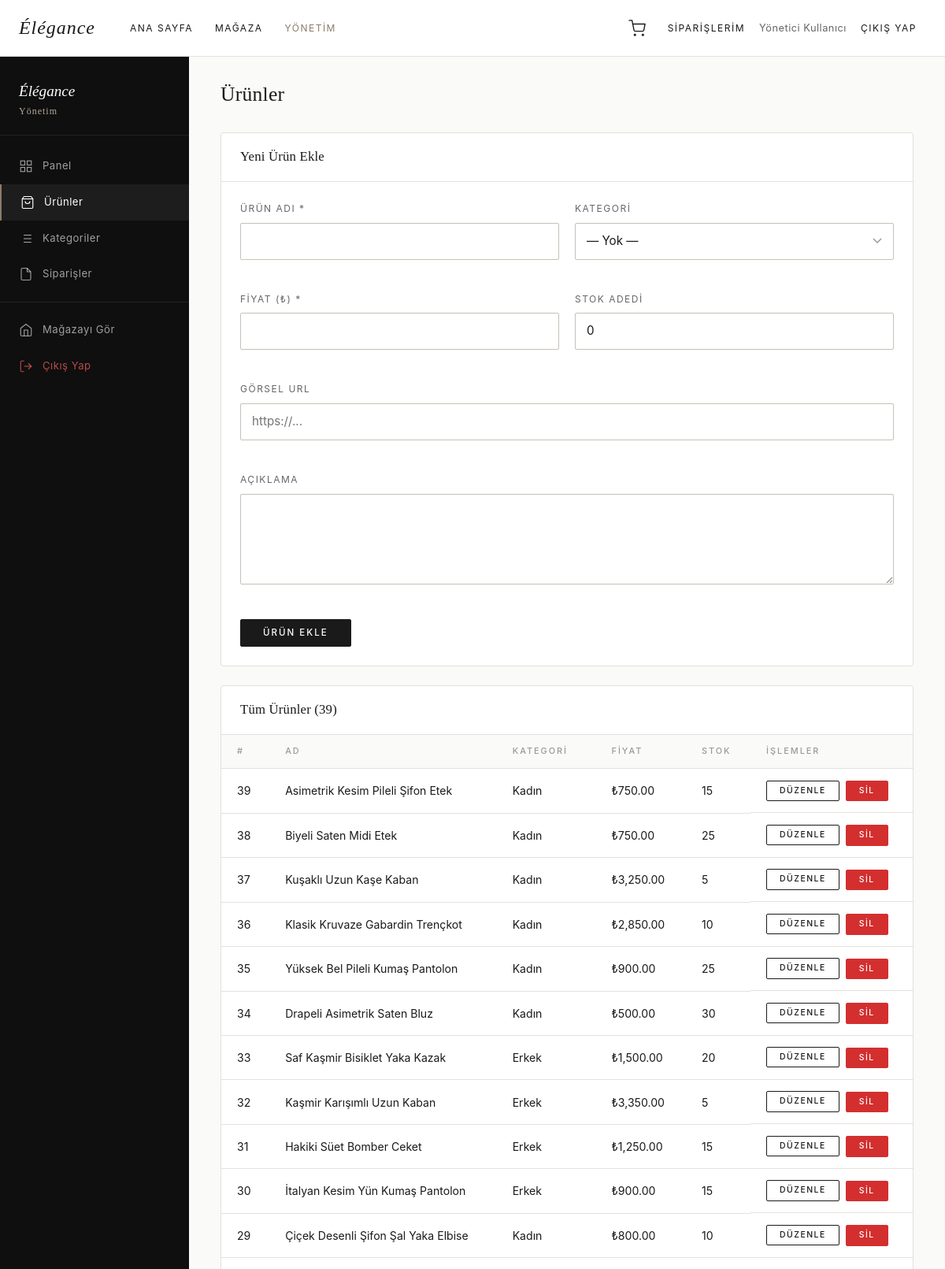
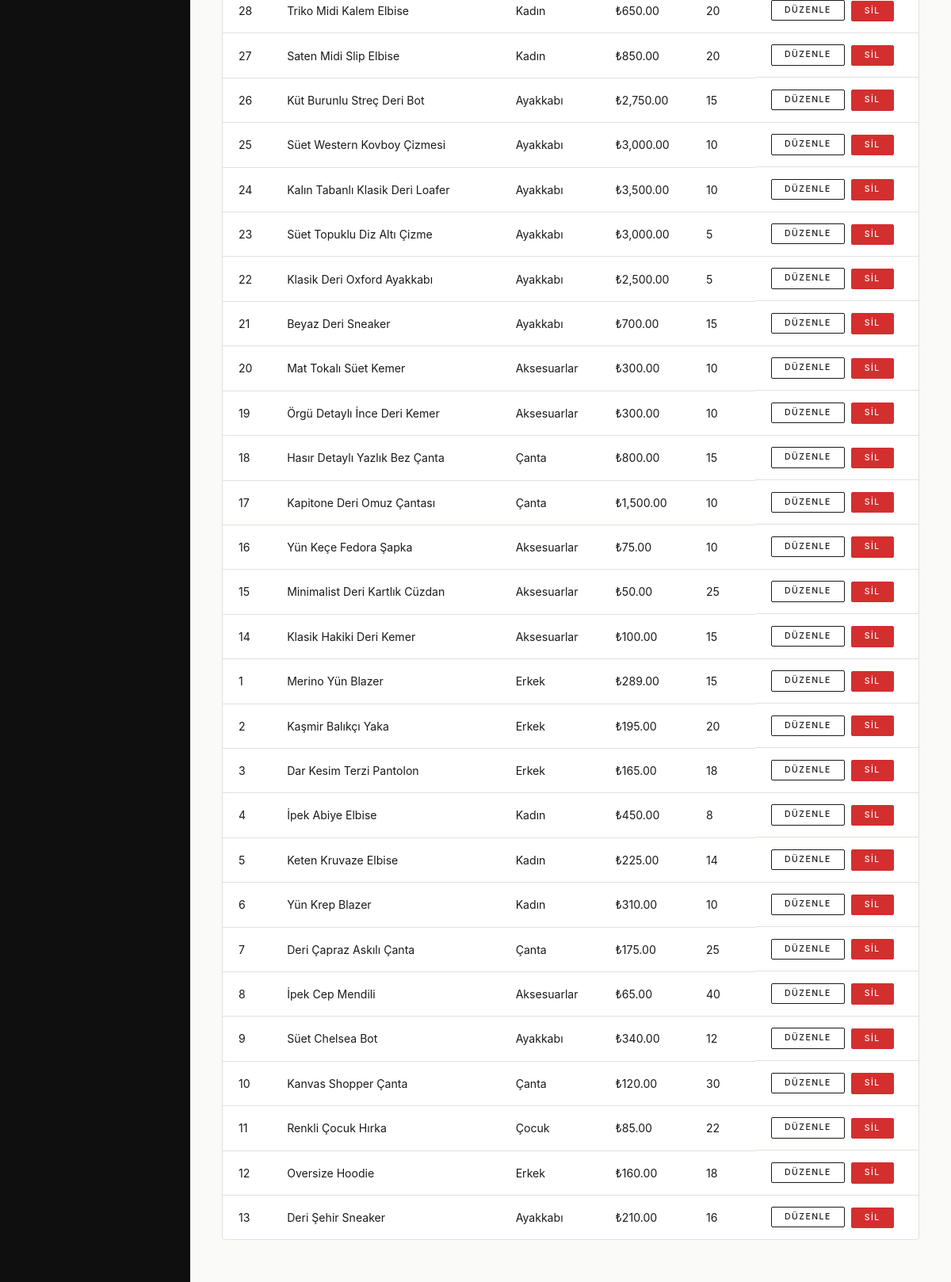
/admin/products.php (signed in, upper part), run on the app's committed database (2 pictures, top to bottom).
### tables this page shows
CREATE TABLE `products` (
  `id` int(11) NOT NULL,
  `name` varchar(200) NOT NULL,
  `description` text DEFAULT NULL,
  `price` decimal(10,2) NOT NULL,
  `image_url` varchar(500) DEFAULT '',
  `stock_quantity` int(11) DEFAULT 0,
  `category_id` int(11) DEFAULT NULL,
  `created_at` timestamp NOT NULL DEFAULT current_timestamp()
);

CREATE TABLE `categories` (
  `id` int(11) NOT NULL,
  `category_name` varchar(100) NOT NULL
);

### admin/products.php (the view, shortened to what this page needs)
<?php
$pdo = getDB();
$editProduct = null;
$products = $pdo->query('SELECT p.*, c.category_name FROM products p LEFT JOIN categories c ON p.category_id = c.id ORDER BY p.created_at DESC')->fetchAll();
include dirname(__DIR__) . '/includes/header.php';
?>
<div class="admin-layout">
    <?php include __DIR__ . '/partials/sidebar.php'; ?>
    <div class="admin-main">
        <div class="admin-topbar">
            <h1 class="admin-page-title">Ürünler</h1>
        </div>
        <div class="admin-card">
            <div class="admin-card__header">
                <h2 class="admin-card__title"><?= $editProduct ? 'Ürünü Düzenle' : 'Yeni Ürün Ekle' ?></h2>
            </div>
            <form method="POST" action="" class="admin-form">
                <div class="admin-form__grid">
                    <div class="form-group">
                        <label class="form-label">Ürün Adı *</label>
                        <input type="text" name="name" class="form-control"
                               value="<?= htmlspecialchars($editProduct['name'] ?? $_POST['name'] ?? '') ?>" required>
                    </div>
                    <div class="form-group">
                        <label class="form-label">Kategori</label>
                        <select name="category_id" class="form-control">
                            <option value="">— Yok —</option>
                        </select>
                    </div>
                    <div class="form-group">
                        <label class="form-label">Fiyat (₺) *</label>
                        <input type="number" name="price" class="form-control" step="0.01" min="0"
                               value="<?= htmlspecialchars($editProduct['price'] ?? $_POST['price'] ?? '') ?>" required>
                    </div>
                    <div class="form-group">
                        <label class="form-label">Stok Adedi</label>
                        <input type="number" name="stock_quantity" class="form-control" min="0"
                               value="<?= htmlspecialchars($editProduct['stock_quantity'] ?? $_POST['stock_quantity'] ?? '0') ?>">
                    </div>
                    <div class="form-group admin-form__full">
                        <label class="form-label">Görsel URL</label>
                        <input type="url" name="image_url" class="form-control" placeholder="https://..."
                               value="<?= htmlspecialchars($editProduct['image_url'] ?? $_POST['image_url'] ?? '') ?>">
                    </div>
                    <div class="form-group admin-form__full">
                        <label class="form-label">Açıklama</label>
                        <textarea name="description" class="form-control form-textarea" rows="4"><?= htmlspecialchars($editProduct['description'] ?? $_POST['description'] ?? '') ?></textarea>
                    </div>
                </div>
                <button type="submit" class="btn btn--primary">
                    <?= $editProduct ? 'Ürünü Güncelle' : 'Ürün Ekle' ?>
                </button>
            </form>
        </div>
        <div class="admin-card">
            <div class="admin-card__header">
                <h2 class="admin-card__title">Tüm Ürünler (<?= count($products) ?>)</h2>
            </div>
            <div class="admin-table-wrap">
                <table class="admin-table">
                    <thead>
                        <tr>
                            <th>#</th>
                            <th>Ad</th>
                            <th>Kategori</th>
                            <th>Fiyat</th>
                            <th>Stok</th>
                            <th>İşlemler</th>
                        </tr>
                    </thead>
                    <tbody>
                        <?php if (empty($products)): ?>
                        <tr><td colspan="6" class="admin-table__empty">Henüz ürün yok.</td></tr>
                        <?php else: ?>
                        <?php foreach ($products as $p): ?>
                        <tr>
                            <td><?= $p['id'] ?></td>
                            <td><?= htmlspecialchars($p['name']) ?></td>
                            <td><?= htmlspecialchars($p['category_name'] ?? '—') ?></td>
                            <td>₺<?= number_format($p['price'], 2) ?></td>
                            <td><?= $p['stock_quantity'] ?></td>
                            <td class="admin-table__actions">
                                <a href="<?= SITE_URL ?>/admin/products.php?action=edit&id=<?= $p['id'] ?>"
                                   class="btn btn--secondary btn--sm">Düzenle</a>
                                <form method="POST" action="" style="display:inline"
                                      onsubmit="return confirm('Bu ürün silinsin mi?')">
                                    <button type="submit" class="btn btn--danger btn--sm">Sil</button>
                                </form>
                            </td>
                        </tr>
                        <?php endforeach; ?>
                        <?php endif; ?>
                    </tbody>
                </table>
            </div>
        </div>
    </div>
</div>
<?php include dirname(__DIR__) . '/includes/footer.php'; ?>

### assets/css/style.css (style rules this page uses)
:root { --primary: #1a1a1a; --primary-hover: #333333; --secondary: #8c7b6b; --secondary-light: #b5a898; --white: #ffffff; --off-white: #fafaf8; --light-gray: #f8f8f8; --warm-light: #f0ede8; --border: #e5e0da; --border-dark: #c8c0b8; --text: #1a1a1a; --text-light: #666666; --text-muted: #999999; --success: #4caf50; --success-bg: #f0faf0; --error: #d32f2f; --error-bg: #fef0f0; --font-heading: Georgia, 'Times New Roman', serif; --font-body: -apple-system, BlinkMacSystemFont, 'Segoe UI', Helvetica, Arial, sans-serif; --transition: 0.25s ease; --transition-slow: 0.4s ease; --shadow-sm: 0 1px 4px rgba(0,0,0,0.06); --shadow: 0 4px 20px rgba(0,0,0,0.08); --shadow-md: 0 8px 32px rgba(0,0,0,0.12); --shadow-hover: 0 12px 48px rgba(0,0,0,0.16); --radius: 2px; --radius-md: 4px; --container-max: 1200px; --nav-height: 72px; }
*, *::before, *::after { box-sizing: border-box; margin: 0; padding: 0; }
html { scroll-behavior: smooth; -webkit-text-size-adjust: 100%; }
body { font-family: var(--font-body); font-size: 15px; line-height: 1.65; color: var(--text); background: var(--white); -webkit-font-smoothing: antialiased; -moz-osx-font-smoothing: grayscale; }
a { color: inherit; text-decoration: none; }
button { cursor: pointer; font-family: inherit; }
input, textarea, select { font-family: inherit; }
h1, h2, h3, h4, h5 { font-family: var(--font-heading); font-weight: normal; line-height: 1.25; letter-spacing: 0.01em; color: var(--primary); }
.btn { display: inline-flex; align-items: center; justify-content: center; gap: 8px; padding: 11px 28px; font-family: var(--font-body); font-size: 0.72rem; font-weight: 500; letter-spacing: 2px; text-transform: uppercase; text-align: center; border: 1px solid transparent; border-radius: var(--radius); cursor: pointer; transition: all var(--transition); white-space: nowrap; text-decoration: none; line-height: 1; }
.btn--primary { background: var(--primary); color: var(--white); border-color: var(--primary); }
.btn--secondary { background: transparent; color: var(--primary); border-color: var(--primary); }
.btn--danger { background: var(--error); color: var(--white); border-color: var(--error); }
.btn--sm { padding: 7px 16px; font-size: 0.65rem; letter-spacing: 1.5px; }
.form-group { margin-bottom: 20px; }
.form-label { display: block; font-size: 0.75rem; letter-spacing: 1.5px; text-transform: uppercase; color: var(--text-light); margin-bottom: 8px; }
.form-control { display: block; width: 100%; padding: 11px 14px; font-size: 0.95rem; color: var(--primary); background: var(--white); border: 1px solid var(--border-dark); border-radius: var(--radius); transition: border-color var(--transition), box-shadow var(--transition); line-height: 1.5; outline: none; }
.form-textarea { resize: vertical; min-height: 100px; }
select.form-control { appearance: none; background-repeat: no-repeat; background-position: right 14px center; padding-right: 38px; }
.admin-layout { display: flex; min-height: calc(100vh - var(--nav-height)); }
.admin-main { flex: 1; padding: 32px 40px; background: var(--off-white); overflow-x: auto; }
.admin-topbar { display: flex; align-items: center; justify-content: space-between; margin-bottom: 32px; }
.admin-page-title { font-size: 1.6rem; }
.admin-card { background: var(--white); border: 1px solid var(--border); border-radius: var(--radius-md); margin-bottom: 24px; overflow: hidden; }
.admin-card__header { display: flex; align-items: center; justify-content: space-between; padding: 20px 24px; border-bottom: 1px solid var(--border); }
.admin-card__title { font-size: 1.05rem; }
.admin-table-wrap { overflow-x: auto; }
.admin-table { width: 100%; border-collapse: collapse; font-size: 0.88rem; }
.admin-table th { padding: 12px 20px; text-align: left; font-size: 0.68rem; letter-spacing: 2px; text-transform: uppercase; color: var(--text-muted); font-weight: 500; font-family: var(--font-body); background: var(--off-white); border-bottom: 1px solid var(--border); }
.admin-table td { padding: 14px 20px; border-bottom: 1px solid var(--border); vertical-align: middle; }
.admin-table tr:last-child td { border-bottom: none; }
.admin-table__actions { display: flex; gap: 8px; align-items: center; }
.admin-form { padding: 24px; }
.admin-form__grid { display: grid; grid-template-columns: 1fr 1fr; gap: 20px; margin-bottom: 24px; }
.admin-form__full { grid-column: 1 / -1; }

### data on the page
products: id "39", name "Asimetrik Kesim Pileli Şifon Etek", category.category_name "Kadın", price "750.00", stock_quantity "15"
products: id "38", name "Biyeli Saten Midi Etek", category.category_name "Kadın", price "750.00", stock_quantity "25"
products: id "37", name "Kuşaklı Uzun Kaşe Kaban", category.category_name "Kadın", price "3,250.00", stock_quantity "5"
products: id "36", name "Klasik Kruvaze Gabardin Trençkot", category.category_name "Kadın", price "2,850.00", stock_quantity "10"
products: id "35", name "Yüksek Bel Pileli Kumaş Pantolon", category.category_name "Kadın", price "900.00", stock_quantity "25"
products: id "34", name "Drapeli Asimetrik Saten Bluz", category.category_name "Kadın", price "500.00", stock_quantity "30"
products: id "33", name "Saf Kaşmir Bisiklet Yaka Kazak", category.category_name "Erkek", price "1,500.00", stock_quantity "20"
products: id "32", name "Kaşmir Karışımlı Uzun Kaban", category.category_name "Erkek", price "3,350.00", stock_quantity "5"
products: id "31", name "Hakiki Süet Bomber Ceket", category.category_name "Erkek", price "1,250.00", stock_quantity "15"
products: id "30", name "İtalyan Kesim Yün Kumaş Pantolon", category.category_name "Erkek", price "900.00", stock_quantity "15"
products: id "29", name "Çiçek Desenli Şifon Şal Yaka Elbise", category.category_name "Kadın", price "800.00", stock_quantity "10"
products: id "28", name "Triko Midi Kalem Elbise", category.category_name "Kadın", price "650.00", stock_quantity "20"
products: id "27", name "Saten Midi Slip Elbise", category.category_name "Kadın", price "850.00", stock_quantity "20"
products: id "26", name "Küt Burunlu Streç Deri Bot", category.category_name "Ayakkabı", price "2,750.00", stock_quantity "15"
products: id "25", name "Süet Western Kovboy Çizmesi", category.category_name "Ayakkabı", price "3,000.00", stock_quantity "10"
products: id "24", name "Kalın Tabanlı Klasik Deri Loafer", category.category_name "Ayakkabı", price "3,500.00", stock_quantity "10"
products: id "23", name "Süet Topuklu Diz Altı Çizme", category.category_name "Ayakkabı", price "3,000.00", stock_quantity "5"
products: id "22", name "Klasik Deri Oxford Ayakkabı", category.category_name "Ayakkabı", price "2,500.00", stock_quantity "5"
products: id "21", name "Beyaz Deri Sneaker", category.category_name "Ayakkabı", price "700.00", stock_quantity "15"
products: id "20", name "Mat Tokalı Süet Kemer", category.category_name "Aksesuarlar", price "300.00", stock_quantity "10"
products: id "19", name "Örgü Detaylı İnce Deri Kemer", category.category_name "Aksesuarlar", price "300.00", stock_quantity "10"
products: id "18", name "Hasır Detaylı Yazlık Bez Çanta", category.category_name "Çanta", price "800.00", stock_quantity "15"
products: id "17", name "Kapitone Deri Omuz Çantası", category.category_name "Çanta", price "1,500.00", stock_quantity "10"
products: id "16", name "Yün Keçe Fedora Şapka", category.category_name "Aksesuarlar", price "75.00", stock_quantity "10"
products: id "15", name "Minimalist Deri Kartlık Cüzdan", category.category_name "Aksesuarlar", price "50.00", stock_quantity "25"
products: id "14", name "Klasik Hakiki Deri Kemer", category.category_name "Aksesuarlar", price "100.00", stock_quantity "15"
products: id "1", name "Merino Yün Blazer", category.category_name "Erkek", price "289.00", stock_quantity "15"
products: id "2", name "Kaşmir Balıkçı Yaka", category.category_name "Erkek", price "195.00", stock_quantity "20"
products: id "3", name "Dar Kesim Terzi Pantolon", category.category_name "Erkek", price "165.00", stock_quantity "18"
products: id "4", name "İpek Abiye Elbise", category.category_name "Kadın", price "450.00", stock_quantity "8"
products: id "5", name "Keten Kruvaze Elbise", category.category_name "Kadın", price "225.00", stock_quantity "14"
products: id "6", name "Yün Krep Blazer", category.category_name "Kadın", price "310.00", stock_quantity "10"
products: id "7", name "Deri Çapraz Askılı Çanta", category.category_name "Çanta", price "175.00", stock_quantity "25"
products: id "8", name "İpek Cep Mendili", category.category_name "Aksesuarlar", price "65.00", stock_quantity "40"
products: id "9", name "Süet Chelsea Bot", category.category_name "Ayakkabı", price "340.00", stock_quantity "12"
products: id "10", name "Kanvas Shopper Çanta", category.category_name "Çanta", price "120.00", stock_quantity "30"
products: id "11", name "Renkli Çocuk Hırka", category.category_name "Çocuk", price "85.00", stock_quantity "22"
products: id "12", name "Oversize Hoodie", category.category_name "Erkek", price "160.00", stock_quantity "18"
products: id "13", name "Deri Şehir Sneaker", category.category_name "Ayakkabı", price "210.00", stock_quantity "16"

### other printed values
$_SESSION['full_name'] "Yönetici Kullanıcı"
count($products) "39"
